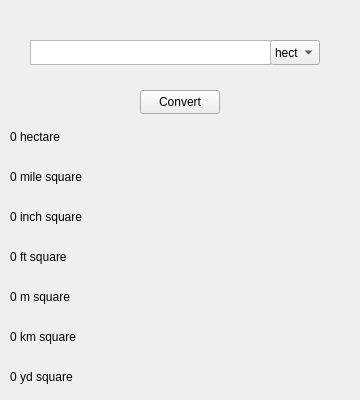
    <widget class="QWidget" name="page_2">
     <widget class="QComboBox" name="comboBox1_2">
      <property name="geometry">
       <rect>
        <x>270</x>
        <y>40</y>
        <width>50</width>
        <height>25</height>
       </rect>
      </property>
      <item>
       <property name="text">
        <string>hectare</string>
       </property>
      </item>
      <item>
       <property name="text">
        <string>cm²</string>
       </property>
      </item>
      <item>
       <property name="text">
        <string>inch²</string>
       </property>
      </item>
      <item>
       <property name="text">
        <string>ft²</string>
       </property>
      </item>
      <item>
       <property name="text">
        <string>m²</string>
       </property>
      </item>
      <item>
       <property name="text">
        <string>km² </string>
       </property>
      </item>
      <item>
       <property name="text">
        <string>yd² </string>
       </property>
      </item>
     </widget>
     <widget class="QPlainTextEdit" name="plainTextEdit_10">
      <property name="geometry">
       <rect>
        <x>30</x>
        <y>40</y>
        <width>241</width>
        <height>25</height>
       </rect>
      </property>
      <property name="font">
       <font>
        <family>Segoe UI</family>
        <pointsize>9</pointsize>
        <bold>true</bold>
       </font>
      </property>
      <property name="verticalScrollBarPolicy">
       <enum>Qt::ScrollBarAlwaysOff</enum>
      </property>
      <property name="horizontalScrollBarPolicy">
       <enum>Qt::ScrollBarAlwaysOff</enum>
      </property>
      <property name="plainText">
       <string/>
      </property>
     </widget>
     <widget class="QLabel" name="label_18">
      <property name="geometry">
       <rect>
        <x>10</x>
        <y>130</y>
        <width>341</width>
        <height>21</height>
       </rect>
      </property>
      <property name="lineWidth">
       <number>0</number>
      </property>
      <property name="text">
       <string>0 hectare</string>
      </property>
      <property name="alignment">
       <set>Qt::AlignLeading|Qt::AlignLeft|Qt::AlignTop</set>
      </property>
      <property name="margin">
       <number>2</number>
      </property>
      <property name="indent">
       <number>-1</number>
      </property>
     </widget>
     <widget class="QLabel" name="label_19">
      <property name="geometry">
       <rect>
        <x>10</x>
        <y>170</y>
        <width>341</width>
        <height>21</height>
       </rect>
      </property>
      <property name="lineWidth">
       <number>0</number>
      </property>
      <property name="text">
       <string>0 mile square</string>
      </property>
      <property name="alignment">
       <set>Qt::AlignLeading|Qt::AlignLeft|Qt::AlignTop</set>
      </property>
      <property name="margin">
       <number>2</number>
      </property>
      <property name="indent">
       <number>-1</number>
      </property>
     </widget>
     <widget class="QLabel" name="label_20">
      <property name="geometry">
       <rect>
        <x>10</x>
        <y>250</y>
        <width>341</width>
        <height>21</height>
       </rect>
      </property>
      <property name="lineWidth">
       <number>0</number>
      </property>
      <property name="text">
       <string>0 ft square</string>
      </property>
      <property name="alignment">
       <set>Qt::AlignLeading|Qt::AlignLeft|Qt::AlignTop</set>
      </property>
      <property name="margin">
       <number>2</number>
      </property>
      <property name="indent">
       <number>-1</number>
      </property>
     </widget>
     <widget class="QLabel" name="label_21">
      <property name="geometry">
       <rect>
        <x>10</x>
        <y>210</y>
        <width>341</width>
        <height>21</height>
       </rect>
      </property>
      <property name="lineWidth">
       <number>0</number>
      </property>
      <property name="text">
       <string>0 inch square</string>
      </property>
      <property name="alignment">
       <set>Qt::AlignLeading|Qt::AlignLeft|Qt::AlignTop</set>
      </property>
      <property name="margin">
       <number>2</number>
      </property>
      <property name="indent">
       <number>-1</number>
      </property>
     </widget>
     <widget class="QLabel" name="label_22">
      <property name="geometry">
       <rect>
        <x>10</x>
        <y>290</y>
        <width>341</width>
        <height>21</height>
       </rect>
      </property>
      <property name="lineWidth">
       <number>0</number>
      </property>
      <property name="text">
       <string>0 m square</string>
      </property>
      <property name="alignment">
       <set>Qt::AlignLeading|Qt::AlignLeft|Qt::AlignTop</set>
      </property>
      <property name="margin">
       <number>2</number>
      </property>
      <property name="indent">
       <number>-1</number>
      </property>
     </widget>
     <widget class="QLabel" name="label_23">
      <property name="geometry">
       <rect>
        <x>10</x>
        <y>330</y>
        <width>341</width>
        <height>21</height>
       </rect>
      </property>
      <property name="lineWidth">
       <number>0</number>
      </property>
      <property name="text">
       <string>0 km square</string>
      </property>
      <property name="alignment">
       <set>Qt::AlignLeading|Qt::AlignLeft|Qt::AlignTop</set>
      </property>
      <property name="margin">
       <number>2</number>
      </property>
      <property name="indent">
       <number>-1</number>
      </property>
     </widget>
     <widget class="QLabel" name="label_61">
      <property name="geometry">
       <rect>
        <x>10</x>
        <y>370</y>
        <width>341</width>
        <height>21</height>
       </rect>
      </property>
      <property name="lineWidth">
       <number>0</number>
      </property>
      <property name="text">
       <string>0 yd square</string>
      </property>
      <property name="alignment">
       <set>Qt::AlignLeading|Qt::AlignLeft|Qt::AlignTop</set>
      </property>
      <property name="margin">
       <number>2</number>
      </property>
      <property name="indent">
       <number>-1</number>
      </property>
     </widget>
     <widget class="QPushButton" name="pushButton1_2">
      <property name="geometry">
       <rect>
        <x>140</x>
        <y>90</y>
        <width>80</width>
        <height>24</height>
       </rect>
      </property>
      <property name="text">
       <string>Convert</string>
      </property>
     </widget>
    </widget>
